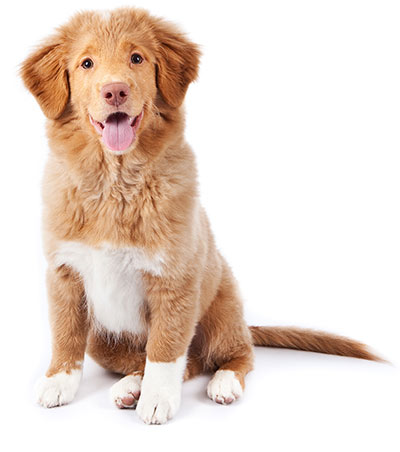
//> input picture ww2/example_img.jpg, 400 x 452 px, given in place of , which was not available
$ ./main   (built with g++ and OpenCV 4)
//> lines starting //> are read from the running program, lines starting //| are printed output that depends on the picture; after the words box and inside, x2 and y2 are one past the last pixel; in counts of white or black regions, pixels touching at a corner belong together; pictures that were not available may be replaced by others from this repository, and a replacement may not be noted
#include <vector>
#include <iostream>
#include <opencv2/opencv.hpp>
#include <opencv2/objdetect.hpp>
#include <opencv2/core/core.hpp>
#include <opencv2/highgui/highgui.hpp>
#include <opencv2/imgproc.hpp>
#include "opencv2/imgcodecs.hpp"
#include <opencv2/tracking.hpp>
#include <opencv2/videoio.hpp>
#include <opencv2/video.hpp>
#include <opencv2/tracking/tracking.hpp>

using namespace std;

bool segmentation = false;
bool br = false;
bool tracking = false;
bool face_tracking = false;
bool optical_flow = false;
string img_path = "";
cv::VideoCapture capture;

// [125 lines left out: functions printUsage, parseCmdArgs, not called in this run]

void show(string window_name, cv::Mat img)
{
    cv::namedWindow(window_name, cv::WINDOW_AUTOSIZE);
    cv::moveWindow(window_name, 700, 150);
    cv::imshow(window_name, img);
    cv::waitKey(0);
};

// [4 lines left out: function fileExists, not called in this run]

void grabCut_method() {
    cv::Mat grabCut_img = cv::imread(img_path);
//> grabCut_img is the input picture: 452 rows x 400 cols, CV_8UC3; mean B, G, R 206.4, 216.8, 232.6
    cv::Mat mask, bgdModel, fgdModel;

    cv::Rect rect(50, 50, 500, 400);
    cv::grabCut(grabCut_img, mask, rect, bgdModel, fgdModel, 1, cv::GC_INIT_WITH_RECT);
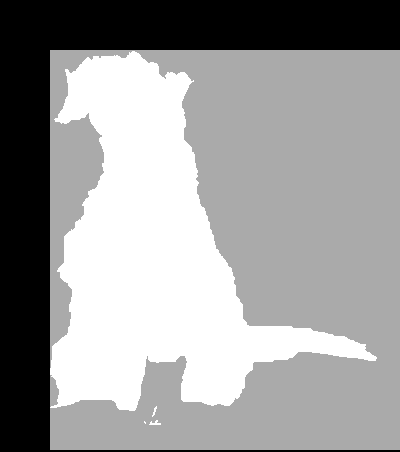
//> mask: 452 rows x 400 cols, CV_8UC1; min 0, max 3, mean 1.83; drawn with min black and max white
//> bgdModel = 65 values, max 779.3 at index 38, min 0.0246 at index 3, mean 167.4; fgdModel = 65 values, max 922.8 at index 64, min 0.0743 at index 4, mean 179.6

    // Foreground
    // https://docs.opencv.org/3.4/d7/d1b/group__imgproc__misc.html#gad43d3e4208d3cf025d8304156b02ba38
    for (auto i = 0; i < grabCut_img.rows; i++) {
        for (auto j = 0; j < grabCut_img.cols; j++) {
            if (mask.ptr(i, j)[0] == 0 || mask.ptr(i, j)[0] == 2) {
                grabCut_img.ptr(i, j)[0] = 0;
                grabCut_img.ptr(i, j)[1] = 0;
                grabCut_img.ptr(i, j)[2] = 0;
            }
        }
    }
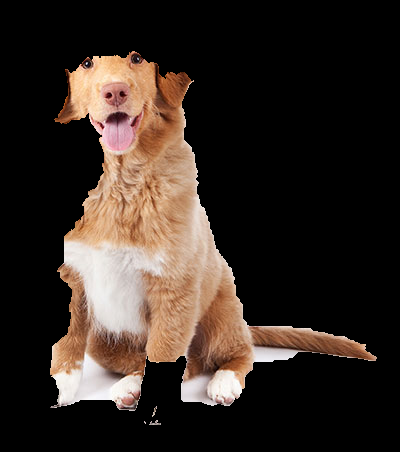
//> grabCut_img: 452 rows x 400 cols, CV_8UC3; mean B, G, R 35.8, 42.6, 53.5

    // Grab rect
    cv::Scalar color(0, 0, 255);
    cv::Point point1(rect.x, rect.y);
    cv::Point point2(rect.x + rect.width, rect.y + rect.height);
    cv::rectangle(grabCut_img, point1, point2, color);
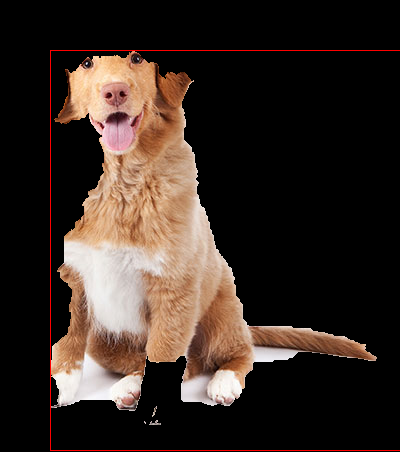
//> grabCut_img: 452 rows x 400 cols, CV_8UC3; 0.61% of pixels changed, all inside (x1, y1, x2, y2) = (50, 50, 400, 451)
    show("GrabCut Output", grabCut_img);
}

// [286 lines left out: functions distTrans_method, br_method, simple_track, face_track, main, not called in this run]

// added to run one function of the file
int main() { grabCut_method(); }
